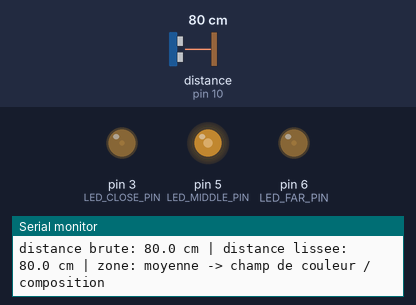
Simulated run of this sketch. Board: Arduino Uno, built with avr-gcc and run on an emulated ATmega328P. On the bench: output pins drawn as LEDs (lit = HIGH), the last lines printed to the serial monitor. Wiring (inferred from the names in the program): ultrasonic range finder: trigger pin 9; echo pin 10. The inputs (shaded band) are chosen by the test bench; at power-on: distance to the obstacle (sensor on pin 10) 80 cm. The echo pulse lasts 58.3 µs per cm; pins used as bus, display or sensor lines are not drawn.

Above: at 1.2 s.
1.3 s: distance to the obstacle (sensor on pin 10) set to 299 cm
4.3 s: distance to the obstacle (sensor on pin 10) set to 226 cm
5.8 s: distance to the obstacle (sensor on pin 10) set to 216 cm
At 5.97 s:
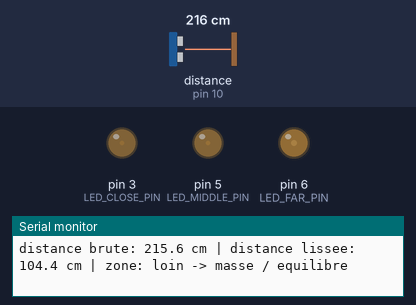
At 6.58 s:
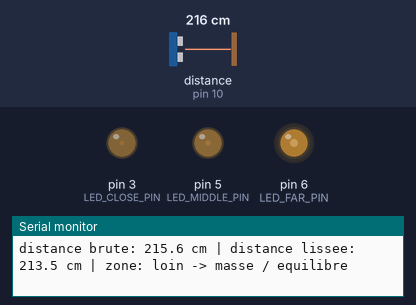
8.8 s: distance to the obstacle (sensor on pin 10) set to 2 cm
At 9.36 s:
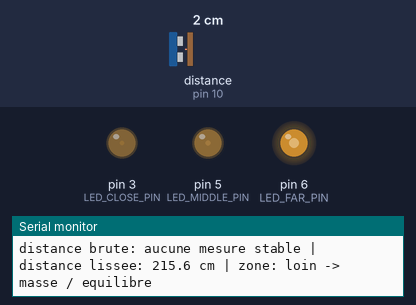
11.8 s: distance to the obstacle (sensor on pin 10) set to 4 cm
13.3 s: distance to the obstacle (sensor on pin 10) set to 7 cm
At 13.77 s:
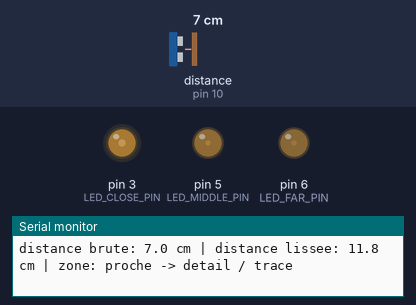
Timing chart, 0 to 17.3 s (numbered marks = the images above; inputs shaded):
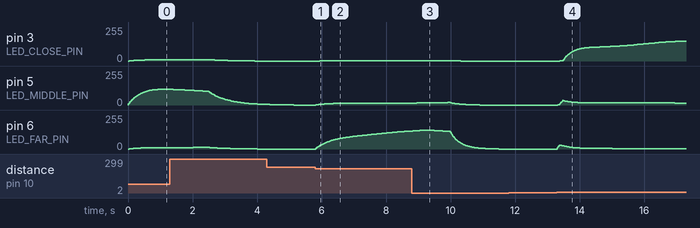

The sketch:

seuils_de_distance.ino
```cpp
/*
  Seuils de distance
  ------------------
  Prototype Arduino uniquement.

  Idee:
  Un capteur HC-SR04 mesure la distance entre le visiteur et une reproduction
  ou une projection. Trois zones de distance activent des retroactions
  lumineuses lentes et douces:

  - proche  -> detail / trace
  - moyen   -> champ de couleur / composition
  - loin    -> masse / equilibre

  Ce n'est pas un systeme "correct / incorrect".
  Le dispositif invite simplement a essayer plusieurs positions de regard.

  Cablage propose (Arduino Uno ou Mega):
  HC-SR04
  - VCC  -> 5V
  - GND  -> GND
  - TRIG -> D9
  - ECHO -> D10

  LEDs (3 LEDs separees, recommande pour la clarte de demonstration)
  - LED proche/anode  -> D3  via resistance 220 ohms
  - LED moyen/anode   -> D5  via resistance 220 ohms
  - LED loin/anode    -> D6  via resistance 220 ohms
  - Toutes les cathodes -> GND

  Si vous utilisez une LED RGB a la place de 3 LEDs:
  adaptez les trois sorties PWM en consequence, en respectant le type
  de LED (cathode commune ou anode commune).

  Le moniteur serie affiche:
  - mesure brute
  - distance lissee
  - zone active

  Aucune bibliotheque externe n'est utilisee.
*/

enum DistanceZone {
  ZONE_IDLE,
  ZONE_CLOSE,
  ZONE_MIDDLE,
  ZONE_FAR
};

const byte TRIG_PIN = 9;
const byte ECHO_PIN = 10;

const byte LED_CLOSE_PIN = 3;
const byte LED_MIDDLE_PIN = 5;
const byte LED_FAR_PIN = 6;

const byte LED_PINS[3] = {LED_CLOSE_PIN, LED_MIDDLE_PIN, LED_FAR_PIN};

// Seuils adaptes a une reproduction ou projection regardee a courte distance.
// Ils peuvent etre ajustes en fonction de l'espace d'exposition.
const float CLOSE_MAX_CM = 40.0;
const float MIDDLE_MAX_CM = 95.0;
const float HYSTERESIS_CM = 6.0;

const float MIN_VALID_CM = 5.0;
const float MAX_VALID_CM = 220.0;

const float SMOOTHING_ALPHA = 0.18;

const unsigned long NO_VISITOR_TIMEOUT_MS = 1200;
const unsigned long SERIAL_INTERVAL_MS = 300;

float smoothedDistanceCm = -1.0;
float currentLedLevels[3] = {0.0, 0.0, 0.0};
DistanceZone currentZone = ZONE_IDLE;

unsigned long lastValidReadingMs = 0;
unsigned long lastSerialPrintMs = 0;

void setup() {
  Serial.begin(115200);

  pinMode(TRIG_PIN, OUTPUT);
  pinMode(ECHO_PIN, INPUT);

  for (byte i = 0; i < 3; i++) {
    pinMode(LED_PINS[i], OUTPUT);
    analogWrite(LED_PINS[i], 0);
  }

  digitalWrite(TRIG_PIN, LOW);

  Serial.println(F("Seuils de distance - demarrage"));
  Serial.println(F("Zone proche  : detail / trace"));
  Serial.println(F("Zone moyenne : champ de couleur / composition"));
  Serial.println(F("Zone lointaine : masse / equilibre"));
}

void loop() {
  const float measuredDistanceCm = readDistanceCm();

  if (measuredDistanceCm > 0.0) {
    if (smoothedDistanceCm < 0.0) {
      smoothedDistanceCm = measuredDistanceCm;
    } else {
      smoothedDistanceCm += (measuredDistanceCm - smoothedDistanceCm) * SMOOTHING_ALPHA;
    }

    lastValidReadingMs = millis();
    currentZone = resolveZone(smoothedDistanceCm, currentZone);
  } else if (millis() - lastValidReadingMs > NO_VISITOR_TIMEOUT_MS) {
    currentZone = ZONE_IDLE;
  }

  updateLights();
  printStatus(measuredDistanceCm);

  delay(18);
}

float readDistanceCm() {
  // Impulsion standard HC-SR04.
  digitalWrite(TRIG_PIN, LOW);
  delayMicroseconds(3);
  digitalWrite(TRIG_PIN, HIGH);
  delayMicroseconds(10);
  digitalWrite(TRIG_PIN, LOW);

  // Timeout de 25 ms ~ environ 4 metres aller-retour.
  const unsigned long duration = pulseIn(ECHO_PIN, HIGH, 25000UL);
  if (duration == 0) {
    return -1.0;
  }

  const float distanceCm = (duration * 0.0343) * 0.5;
  if (distanceCm < MIN_VALID_CM || distanceCm > MAX_VALID_CM) {
    return -1.0;
  }

  return distanceCm;
}

DistanceZone resolveZone(float distanceCm, DistanceZone previousZone) {
  if (previousZone == ZONE_CLOSE) {
    if (distanceCm > CLOSE_MAX_CM + HYSTERESIS_CM) {
      return (distanceCm > MIDDLE_MAX_CM + HYSTERESIS_CM) ? ZONE_FAR : ZONE_MIDDLE;
    }
    return ZONE_CLOSE;
  }

  if (previousZone == ZONE_MIDDLE) {
    if (distanceCm < CLOSE_MAX_CM - HYSTERESIS_CM) {
      return ZONE_CLOSE;
    }
    if (distanceCm > MIDDLE_MAX_CM + HYSTERESIS_CM) {
      return ZONE_FAR;
    }
    return ZONE_MIDDLE;
  }

  if (previousZone == ZONE_FAR) {
    if (distanceCm < MIDDLE_MAX_CM - HYSTERESIS_CM) {
      return (distanceCm < CLOSE_MAX_CM - HYSTERESIS_CM) ? ZONE_CLOSE : ZONE_MIDDLE;
    }
    return ZONE_FAR;
  }

  // Premiere determination apres l'etat idle.
  if (distanceCm <= CLOSE_MAX_CM) {
    return ZONE_CLOSE;
  }
  if (distanceCm <= MIDDLE_MAX_CM) {
    return ZONE_MIDDLE;
  }
  return ZONE_FAR;
}

void updateLights() {
  float targetLevels[3] = {0.0, 0.0, 0.0};
  computeZoneTargets(currentZone, targetLevels);

  const float t = millis() * 0.0012;
  const float phaseOffsets[3] = {0.0, 1.8, 3.5};

  for (byte i = 0; i < 3; i++) {
    const float pulseFactor = 0.86 + 0.14 * sin(t + phaseOffsets[i]);
    const float desired = targetLevels[i] * pulseFactor;

    // Transition douce pour eviter les basculements abrupts.
    currentLedLevels[i] += (desired - currentLedLevels[i]) * 0.06;

    const int pwmValue = constrain((int)currentLedLevels[i], 0, 255);
    analogWrite(LED_PINS[i], pwmValue);
  }
}

void computeZoneTargets(DistanceZone zone, float targets[3]) {
  // Niveaux pensés pour 3 LEDs distinctes.
  // Les LEDs secondaires restent tres faibles pour garder une ambiance douce.
  if (zone == ZONE_CLOSE) {
    targets[0] = 150.0;
    targets[1] = 18.0;
    targets[2] = 4.0;
    return;
  }

  if (zone == ZONE_MIDDLE) {
    targets[0] = 12.0;
    targets[1] = 138.0;
    targets[2] = 16.0;
    return;
  }

  if (zone == ZONE_FAR) {
    targets[0] = 4.0;
    targets[1] = 20.0;
    targets[2] = 142.0;
    return;
  }

  // Idle: aucun visiteur stable detecte.
  targets[0] = 0.0;
  targets[1] = 0.0;
  targets[2] = 0.0;
}

void printStatus(float measuredDistanceCm) {
  if (millis() - lastSerialPrintMs < SERIAL_INTERVAL_MS) {
    return;
  }
  lastSerialPrintMs = millis();

  Serial.print(F("distance brute: "));
  if (measuredDistanceCm > 0.0) {
    Serial.print(measuredDistanceCm, 1);
    Serial.print(F(" cm"));
  } else {
    Serial.print(F("aucune mesure stable"));
  }

  Serial.print(F(" | distance lissee: "));
  if (smoothedDistanceCm > 0.0) {
    Serial.print(smoothedDistanceCm, 1);
    Serial.print(F(" cm"));
  } else {
    Serial.print(F("n/a"));
  }

  Serial.print(F(" | zone: "));
  Serial.println(zoneLabel(currentZone));
}

const __FlashStringHelper* zoneLabel(DistanceZone zone) {
  switch (zone) {
    case ZONE_CLOSE:
      return F("proche -> detail / trace");
    case ZONE_MIDDLE:
      return F("moyenne -> champ de couleur / composition");
    case ZONE_FAR:
      return F("loin -> masse / equilibre");
    case ZONE_IDLE:
    default:
      return F("attente");
  }
}
```

Measured:
- the behaviour switches between 5 and 6 cm on distance to the obstacle (sensor on pin 10) (found by bisection; images 3 and 4)
- after the input at 5.8 s, pin 3 (LED_CLOSE_PIN): 0/255 → 1/255 after 0.15 s, → 2/255 0.22 s later, → 3/255 0.35 s later; pin 5 (LED_MIDDLE_PIN): moves from 0/255 to 15/255 over 2.7 s, starting at once; pin 6 (LED_FAR_PIN): moves from 0/255 to 135/255 over 2.9 s, starting at once
- after the input at 13.3 s, pin 3 (LED_CLOSE_PIN): moves from 0/255 to 148/255 over 3.7 s, starting after 0.08 s; pin 6 (LED_FAR_PIN): rises from 0/255 to 29/255 in 0.06 s, then falls to 2/255 in 3.2 s
